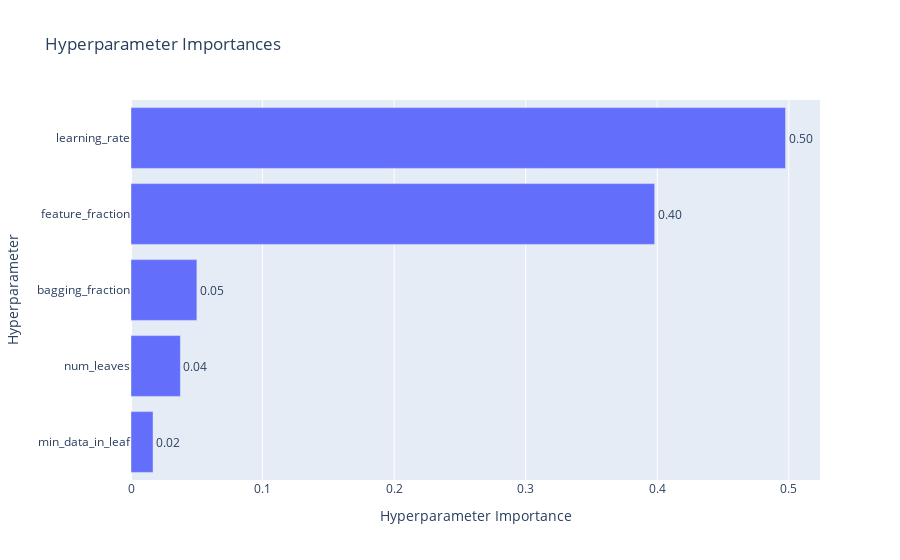

Notebook cell for this chart:
### Code cell
plot_param_importances(study)

### Figure 1 — Plotly figure (JSON) as saved in the notebook; plotly's stock layout.template omitted (floating-point values rounded to 4 significant figures)
{"data": [{"cliponaxis": false, "hovertemplate": ["min_data_in_leaf (IntDistribution): 0.016762137719117613<extra></extra>", "num_leaves (IntDistribution): 0.037537090918429605<extra></extra>", "bagging_fraction (FloatDistribution): 0.05007732936255191<extra></extra>", "feature_fraction (FloatDistribution): 0.3980669155347871<extra></extra>", "learning_rate (FloatDistribution): 0.49755652646511356<extra></extra>"], "name": "Objective Value", "orientation": "h", "text": ["0.02", "0.04", "0.05", "0.40", "0.50"], "textposition": "outside", "type": "bar", "x": [0.01676, 0.03754, 0.05008, 0.3981, 0.4976], "y": ["min_data_in_leaf", "num_leaves", "bagging_fraction", "feature_fraction", "learning_rate"]}], "layout": {"title": {"text": "Hyperparameter Importances"}, "xaxis": {"title": {"text": "Hyperparameter Importance"}}, "yaxis": {"title": {"text": "Hyperparameter"}}}}
